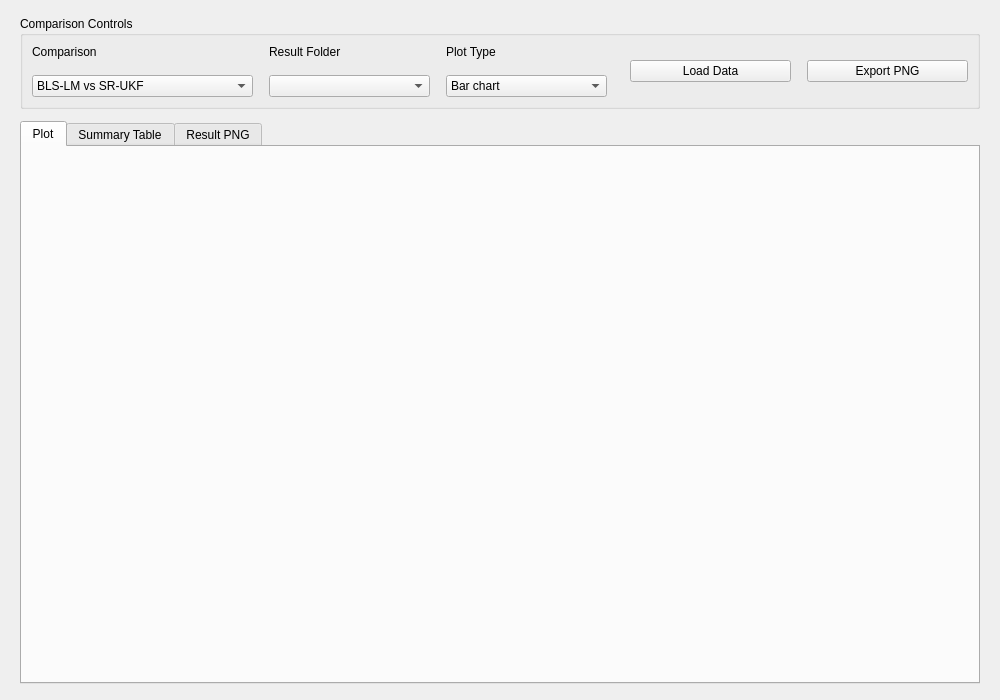
<?xml version="1.0" encoding="UTF-8"?>
<ui version="4.0">
 <class>ComparisonPage</class>
 <widget class="QWidget" name="ComparisonPage">
  <property name="geometry">
   <rect><x>0</x><y>0</y><width>1000</width><height>700</height></rect>
  </property>
  <layout class="QVBoxLayout" name="mainLayout">
   <property name="spacing"><number>12</number></property>
   <property name="leftMargin"><number>20</number></property>
   <property name="topMargin"><number>16</number></property>
   <property name="rightMargin"><number>20</number></property>
   <property name="bottomMargin"><number>16</number></property>
   <item>
    <widget class="QGroupBox" name="controlsGroup">
     <property name="title"><string>Comparison Controls</string></property>
     <layout class="QHBoxLayout" name="controlsLayout">
      <property name="spacing"><number>16</number></property>
      <item>
       <layout class="QVBoxLayout">
        <item><widget class="QLabel" name="compareTypeLabel"><property name="text"><string>Comparison</string></property></widget></item>
        <item>
         <widget class="QComboBox" name="compareTypeCombo">
          <item><property name="text"><string>BLS-LM vs SR-UKF</string></property></item>
          <item><property name="text"><string>Cold vs Hot vs Formal</string></property></item>
          <item><property name="text"><string>Position-only vs Range-rate</string></property></item>
          <item><property name="text"><string>Geometric RR vs Two-way Doppler</string></property></item>
          <item><property name="text"><string>Single vs Multi-station</string></property></item>
         </widget>
        </item>
       </layout>
      </item>
      <item>
       <layout class="QVBoxLayout">
        <item><widget class="QLabel" name="resultFolderLabel2"><property name="text"><string>Result Folder</string></property></widget></item>
        <item>
         <widget class="QComboBox" name="resultFolderCombo">
          <property name="minimumWidth"><number>260</number></property>
         </widget>
        </item>
       </layout>
      </item>
      <item>
       <layout class="QVBoxLayout">
        <item><widget class="QLabel" name="plotTypeLabel"><property name="text"><string>Plot Type</string></property></widget></item>
        <item>
         <widget class="QComboBox" name="plotTypeCombo">
          <item><property name="text"><string>Bar chart</string></property></item>
          <item><property name="text"><string>Box plot</string></property></item>
          <item><property name="text"><string>Time history</string></property></item>
          <item><property name="text"><string>Error table</string></property></item>
         </widget>
        </item>
       </layout>
      </item>
      <item><spacer><property name="orientation"><enum>Qt::Horizontal</enum></property></spacer></item>
      <item>
       <layout class="QVBoxLayout">
        <item><spacer><property name="orientation"><enum>Qt::Vertical</enum></property><property name="sizeType"><enum>QSizePolicy::Minimum</enum></property></spacer></item>
        <item>
         <widget class="QPushButton" name="loadBtn">
          <property name="text"><string>Load Data</string></property>
          <property name="objectName"><string>primaryButton</string></property>
         </widget>
        </item>
       </layout>
      </item>
      <item>
       <layout class="QVBoxLayout">
        <item><spacer><property name="orientation"><enum>Qt::Vertical</enum></property><property name="sizeType"><enum>QSizePolicy::Minimum</enum></property></spacer></item>
        <item>
         <widget class="QPushButton" name="exportPlotBtn">
          <property name="text"><string>Export PNG</string></property>
          <property name="objectName"><string>flatButton</string></property>
         </widget>
        </item>
       </layout>
      </item>
     </layout>
    </widget>
   </item>
   <item stretch="1">
    <widget class="QTabWidget" name="compTabWidget">
     <widget class="QWidget" name="plotTab">
      <attribute name="title"><string>Plot</string></attribute>
      <layout class="QVBoxLayout" name="plotTabLayout">
       <property name="leftMargin"><number>8</number></property>
       <property name="topMargin"><number>8</number></property>
       <property name="rightMargin"><number>8</number></property>
       <property name="bottomMargin"><number>8</number></property>
       <item stretch="1">
        <widget class="QWidget" name="plotCanvasHolder">
         <property name="minimumHeight"><number>300</number></property>
        </widget>
       </item>
      </layout>
     </widget>
     <widget class="QWidget" name="tableTab">
      <attribute name="title"><string>Summary Table</string></attribute>
      <layout class="QVBoxLayout" name="tableTabLayout">
       <property name="leftMargin"><number>8</number></property>
       <property name="topMargin"><number>8</number></property>
       <property name="rightMargin"><number>8</number></property>
       <property name="bottomMargin"><number>8</number></property>
       <item stretch="1">
        <widget class="QTableWidget" name="summaryTable">
         <property name="alternatingRowColors"><bool>true</bool></property>
         <property name="sortingEnabled"><bool>true</bool></property>
        </widget>
       </item>
      </layout>
     </widget>
     <widget class="QWidget" name="rawPngTab">
      <attribute name="title"><string>Result PNG</string></attribute>
      <layout class="QVBoxLayout" name="rawPngLayout">
       <property name="leftMargin"><number>8</number></property>
       <property name="topMargin"><number>8</number></property>
       <property name="rightMargin"><number>8</number></property>
       <property name="bottomMargin"><number>8</number></property>
       <item>
        <layout class="QHBoxLayout">
         <item><widget class="QLabel" name="pngSelectLabel"><property name="text"><string>Select PNG:</string></property></widget></item>
         <item stretch="1"><widget class="QComboBox" name="pngSelectCombo"></widget></item>
        </layout>
       </item>
       <item stretch="1">
        <widget class="QScrollArea" name="rawPngScroll">
         <property name="widgetResizable"><bool>true</bool></property>
         <property name="alignment"><set>Qt::AlignCenter</set></property>
         <widget class="QWidget" name="rawPngScrollContents">
          <layout class="QVBoxLayout">
           <item>
            <widget class="QLabel" name="rawPngLabel">
             <property name="text"><string>Load data to view result PNG files</string></property>
             <property name="alignment"><set>Qt::AlignCenter</set></property>
             <property name="styleSheet"><string>QLabel { color: #8090aa; font-size: 13px; }</string></property>
            </widget>
           </item>
          </layout>
         </widget>
        </widget>
       </item>
      </layout>
     </widget>
    </widget>
   </item>
  </layout>
 </widget>
 <resources/>
 <connections/>
</ui>
